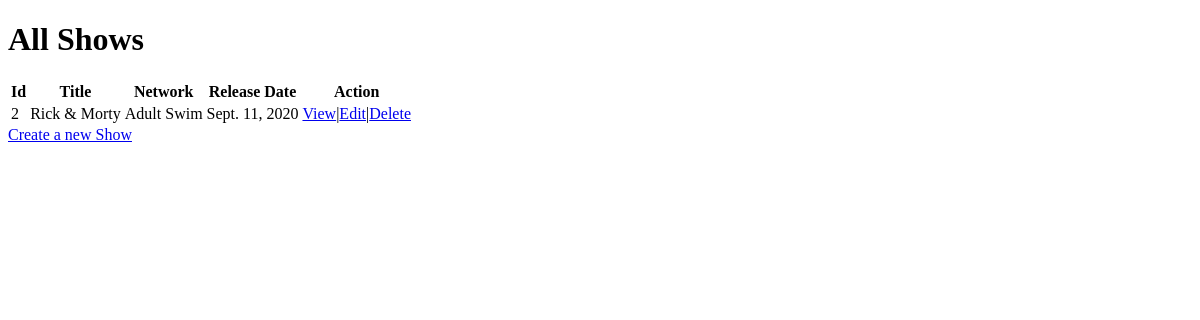
The app's page /shows, older data.
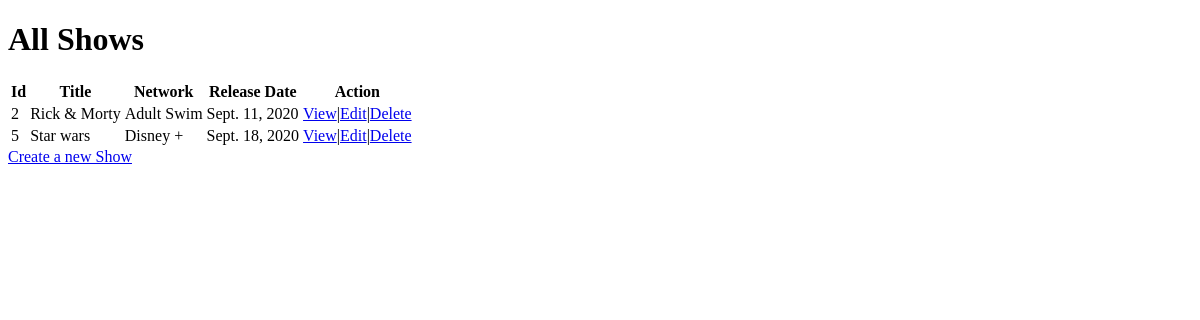
The same page, newer data.
### main/models.py (models this page shows, shortened)
class Tv(models.Model):
    title = models.CharField(max_length=50)
    network = models.CharField(max_length=20)
    release = models.DateField()
    desc = models.TextField()
    created_at = models.DateTimeField(auto_now_add=True)
    updated_at = models.DateTimeField(auto_now=True)
    objects = TvManager()

### main/views.py (the view)
# urls.py: path('shows', views.show),
def show(request):
    context = {
        'all_tv': Tv.objects.all()
    }
    return render(request, 'show.html', context)

### main/templates/show.html (shortened to what this page needs)
<!DOCTYPE html>
<html lang="en">
<head>
</head>
<body>
    <div id="container">
        <h1>All Shows</h1>
        <table>
            <tr>
                <th>Id</th>
                <th>Title</th>
                <th>Network</th>
                <th>Release Date</th>
                <th>Action</th>
            </tr>
            {% for Tv in all_tv %}
            <tr>
                <td>{{Tv.id}}</td>
                <td>{{Tv.title}}</td>
                <td>{{Tv.network}}</td>
                <td>{{Tv.release}}</td>
                <td><a href="/shows/{{Tv.id}}">View</a>|<a href="/shows/{{Tv.id}}/edit">Edit</a>|<a href="/shows/{{Tv.id}}/delete">Delete</a></td>
            </tr>
            {% endfor %}
        </table>
        <a href="/shows/new">Create a new Show</a>
    </div>
</body>
</html>

Row changes from the older to the newer data that the page shows:
added Tv: id "5", title "Star wars", network "Disney +", release "Sept. 18, 2020"
